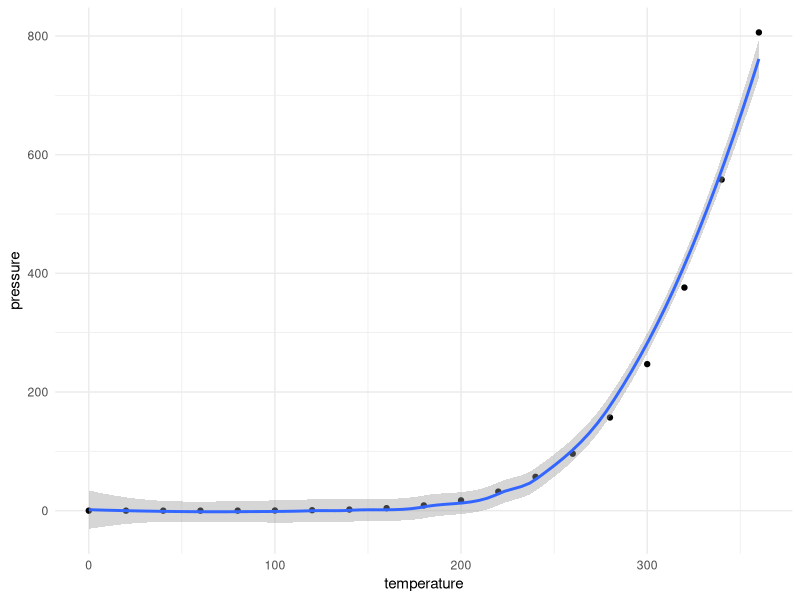

Generate this figure with R:
## ---- chunk 1
library(ggplot2)
knitr::opts_chunk$set(echo = TRUE)
## ---- chunk 2
summary(cars)
## ---- chunk 3
theme_set(theme_minimal())
ggplot(pressure, aes(x=temperature, y=pressure)) + geom_point() + geom_smooth()
